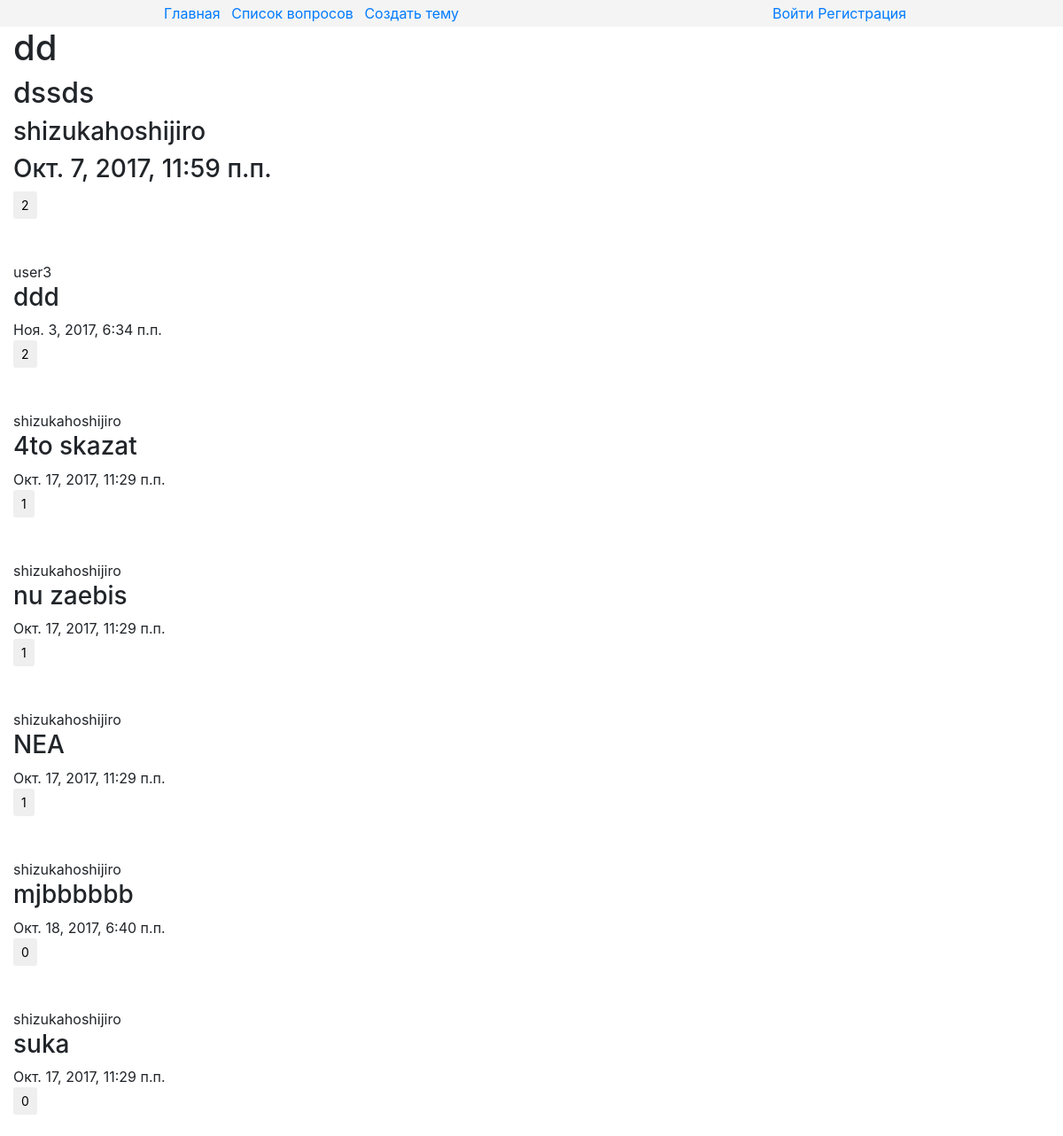
The app's page /8/ with its own data.
### core/models.py (models this page shows, shortened)
class Topic(models.Model):
    title = models.CharField(max_length=40)
    description = models.TextField()
    author = models.ForeignKey(settings.AUTH_USER_MODEL, related_name="topics", on_delete=PROTECT)
    pub_date = models.DateTimeField(auto_now_add=True)
    update_date = models.DateTimeField(auto_now=True)
    comments = GenericRelation(Comment, related_query_name="topic", content_type_field="model_type")
    likes = GenericRelation(Like, related_query_name="topic", content_type_field="model_type")
    class Meta:
        ordering = ("-pub_date","title")

### comment_app/models.py (models this page shows)
class Comment(models.Model):
    author = models.ForeignKey(settings.AUTH_USER_MODEL, related_name="comments", on_delete=PROTECT)
    content = models.CharField(max_length=120)
    pub_date = models.DateTimeField(auto_now_add=True)
    update_date = models.DateTimeField(auto_now=True)
    likes = GenericRelation(Like, related_query_name="comment", content_type_field="model_type")
    model_type = models.ForeignKey(ContentType)
    object_id = models.PositiveIntegerField()
    object = GenericForeignKey("model_type","object_id")
    objects = CustomCommentsQuerySet.as_manager()
    class Meta:
        ordering = ("-pub_date",)

### core/views.py (the view)
# urls.py: url(r"^(?P<pk>\d+)/$", views.TopicDetailView.as_view(), name="detail"),
class TopicDetailView(DetailView):
    model = Topic
    template_name = "core/detail.html"
    def get(self, request, *args, **kwargs):
        self.form = CommentForm
        return super(TopicDetailView, self).get(request,*args,**kwargs)
    def get_context_data(self, **kwargs):
        context = super(TopicDetailView, self).get_context_data(**kwargs)
        context["form"] = self.form
        return context

### comment_app/models.py (called while the page is built)
    def order_by_number_of_likes(self):
        queryset = self.annotate(likes_count=models.Count("likes")).order_by("-likes_count","-pub_date")
        return queryset

### core/templates/core/detail.html (shortened to what this page needs)
{% extends "core/patterns/parents/main.html" %}
{% load static %}
{% block content %}
    <h1>{{ object.title }}</h1>
    <h2>{{ object.description }}</h2>
    <h3>{{ object.author }}</h3>
    <h3>{{ object.pub_date }}</h3>
    {% include "core/patterns/includes/like_from/like_form_for_topic.html" %}
    <br>
    {% for comment in object.comments.all.order_by_number_of_likes %}
        <br>
        <div class="comment">
        {{ comment.author }}
        <h3 class="comment_content">{{ comment.content }}</h3>
        {{ comment.pub_date }}
        </div>
        {% include "core/patterns/includes/like_from/like_form_for_comment.html" %}
        <br>
    {% endfor %}
{% endblock %}

### core/templates/core/patterns/includes/like_from/like_form.html (shortened to what this page needs)
<div class="like_form {% block extra_class %}{% endblock %}">
    <input type="submit" class="btn btn-sm btn-default" value="{% block number_of_likes %}{{ object.likes.count }}{% endblock %}">
</div>

### records on screen
Topic: title "dd", description "dssds", author "shizukahoshijiro", pub_date "Окт. 7, 2017, 11:59 п.п.", likes.count "2"
Comment: author "user3", content "ddd", pub_date "Ноя. 3, 2017, 6:34 п.п.", likes.count "2"
Comment: author "shizukahoshijiro", content "4to skazat", pub_date "Окт. 17, 2017, 11:29 п.п.", likes.count "1"
Comment: author "shizukahoshijiro", content "nu zaebis", pub_date "Окт. 17, 2017, 11:29 п.п.", likes.count "1"
Comment: author "shizukahoshijiro", content "NEA", pub_date "Окт. 17, 2017, 11:29 п.п.", likes.count "1"
Comment: author "shizukahoshijiro", content "mjbbbbbb", pub_date "Окт. 18, 2017, 6:40 п.п.", likes.count "0"
Comment: author "shizukahoshijiro", content "suka", pub_date "Окт. 17, 2017, 11:29 п.п.", likes.count "0"
